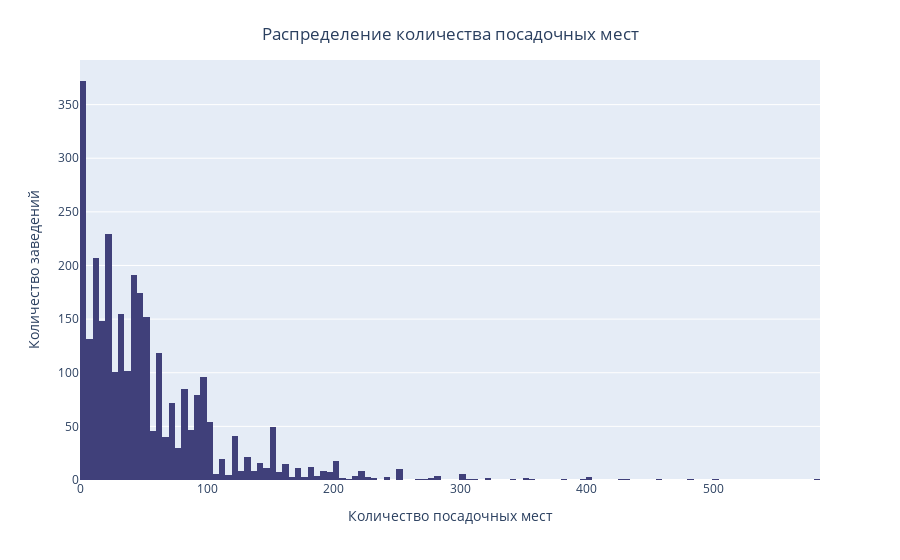

Notebook code for this chart:
### Markdown cell above
Построим гистограмму количества посадочных мест:

### Code cell
data_chain_da_fig = px.histogram(data_chain_da, x="number")


data_chain_da_fig.update_layout(xaxis_title='Количество посадочных мест', yaxis_title='Количество заведений', 
        title={
        'text': 'Распределение количества посадочных мест',
        'y':0.95,
        'x':0.5,
        'xanchor': 'center',
        'yanchor': 'top'}, showlegend=True)


data_chain_da_fig.update_traces(marker=dict(color='#40407a'))

data_chain_da_fig.show()

### Figure 1 — Plotly figure (JSON) as saved in the notebook; plotly's stock layout.template omitted (floating-point values rounded to 4 significant figures; data arrays with more than 128 entries replaced by an {"elided": "..."} marker saying what was removed)
{"data": [{"alignmentgroup": "True", "bingroup": "x", "hovertemplate": "number=%{x}<br>count=%{y}<extra></extra>", "legendgroup": "", "marker": {"color": "#40407a", "pattern": {"shape": ""}}, "name": "", "offsetgroup": "", "orientation": "v", "showlegend": false, "type": "histogram", "x": {"elided": "2968 int values"}, "xaxis": "x", "yaxis": "y"}], "layout": {"barmode": "relative", "legend": {"tracegroupgap": 0}, "margin": {"t": 60}, "showlegend": true, "title": {"text": "Распределение количества посадочных мест", "x": 0.5, "xanchor": "center", "y": 0.95, "yanchor": "top"}, "xaxis": {"anchor": "y", "domain": [0, 1], "title": {"text": "Количество посадочных мест"}}, "yaxis": {"anchor": "x", "domain": [0, 1], "title": {"text": "Количество заведений"}}}}
